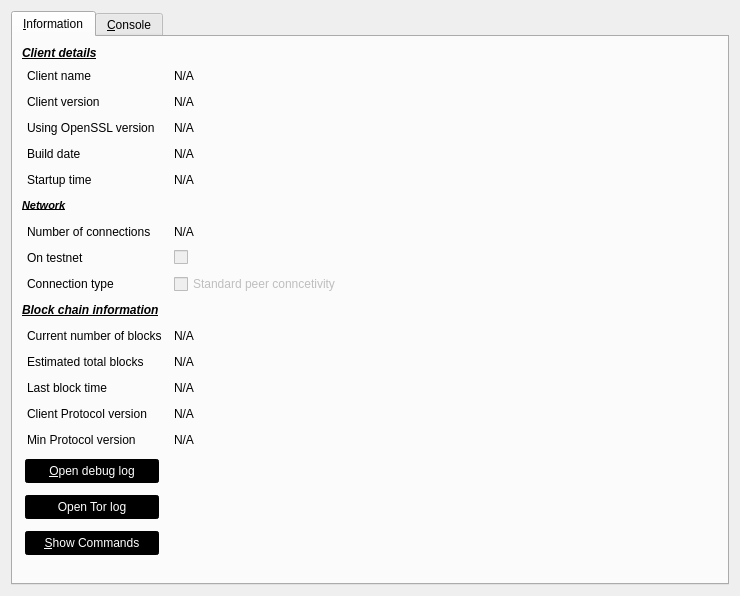
<?xml version="1.0" encoding="UTF-8"?>
<ui version="4.0">
 <class>RPCConsole</class>
 <widget class="QDialog" name="RPCConsole">
  <property name="geometry">
   <rect>
    <x>0</x>
    <y>0</y>
    <width>740</width>
    <height>596</height>
   </rect>
  </property>
  <property name="windowTitle">
   <string>DXPCoin - Debug window</string>
  </property>
  <property name="styleSheet">
   <string notr="true">QPushButton, QToolButton {
        border: 2px solid #000000;
        border-radius: 3px;
        background-color: #000000;
        color: white;
        padding: 3px;
        margin: 3px;
}

QPushButton:checked, QToolButton:checked {
        color: #AEC6CF;
}

QPushButton:pressed, QToolButton:pressed {
        border-color: #AEC6CF;
        color: #AEC6CF;
}

QPushButton:disabled, QToolButton:disabled {
        color: #444;
        background-color: #222222;
}</string>
  </property>
  <layout class="QVBoxLayout" name="verticalLayout_2">
   <item>
    <widget class="QTabWidget" name="tabWidget">
     <property name="currentIndex">
      <number>0</number>
     </property>
     <widget class="QWidget" name="tab_info">
      <attribute name="title">
       <string>&amp;Information</string>
      </attribute>
      <layout class="QGridLayout" name="gridLayout" columnstretch="0,0,0,0,0">
       <property name="horizontalSpacing">
        <number>12</number>
       </property>
       <item row="15" column="3">
        <spacer name="horizontalSpacer_15">
         <property name="orientation">
          <enum>Qt::Horizontal</enum>
         </property>
         <property name="sizeHint" stdset="0">
          <size>
           <width>40</width>
           <height>20</height>
          </size>
         </property>
        </spacer>
       </item>
       <item row="18" column="0">
        <widget class="QPushButton" name="openTorLogfileButton">
         <property name="text">
          <string>Open Tor log</string>
         </property>
        </widget>
       </item>
       <item row="20" column="0">
        <widget class="QPushButton" name="showCLOptionsButton">
         <property name="toolTip">
          <string>Show the DXPCoin-Qt help message to get a list with possible DXPCoin command-line options.</string>
         </property>
         <property name="text">
          <string>&amp;Show Commands</string>
         </property>
         <property name="autoDefault">
          <bool>false</bool>
         </property>
        </widget>
       </item>
       <item row="15" column="0">
        <widget class="QLabel" name="label_15">
         <property name="text">
          <string>Min Protocol version</string>
         </property>
         <property name="indent">
          <number>5</number>
         </property>
        </widget>
       </item>
       <item row="6" column="0">
        <widget class="QLabel" name="label_11">
         <property name="font">
          <font>
           <pointsize>8</pointsize>
           <weight>50</weight>
           <bold>false</bold>
          </font>
         </property>
         <property name="text">
          <string>&lt;html&gt;&lt;head/&gt;&lt;body&gt;&lt;p&gt;&lt;span style=&quot; font-weight:600; font-style:italic; text-decoration: underline;&quot;&gt;Network&lt;/span&gt;&lt;/p&gt;&lt;/body&gt;&lt;/html&gt;</string>
         </property>
        </widget>
       </item>
       <item row="21" column="0">
        <spacer name="verticalSpacer">
         <property name="orientation">
          <enum>Qt::Vertical</enum>
         </property>
         <property name="sizeHint" stdset="0">
          <size>
           <width>20</width>
           <height>40</height>
          </size>
         </property>
        </spacer>
       </item>
       <item row="1" column="0">
        <widget class="QLabel" name="label_5">
         <property name="text">
          <string>Client name</string>
         </property>
         <property name="margin">
          <number>0</number>
         </property>
         <property name="indent">
          <number>5</number>
         </property>
        </widget>
       </item>
       <item row="13" column="0">
        <widget class="QLabel" name="label_2">
         <property name="text">
          <string>Last block time</string>
         </property>
         <property name="indent">
          <number>5</number>
         </property>
        </widget>
       </item>
       <item row="5" column="0">
        <widget class="QLabel" name="label_13">
         <property name="text">
          <string>Startup time</string>
         </property>
         <property name="indent">
          <number>5</number>
         </property>
        </widget>
       </item>
       <item row="10" column="0">
        <widget class="QLabel" name="label_10">
         <property name="font">
          <font>
           <weight>50</weight>
           <bold>false</bold>
          </font>
         </property>
         <property name="text">
          <string>&lt;html&gt;&lt;head/&gt;&lt;body&gt;&lt;p&gt;&lt;span style=&quot; font-weight:600; font-style:italic; text-decoration: underline;&quot;&gt;Block chain information&lt;/span&gt;&lt;/p&gt;&lt;/body&gt;&lt;/html&gt;</string>
         </property>
        </widget>
       </item>
       <item row="14" column="2">
        <widget class="QLabel" name="protocol_version">
         <property name="text">
          <string>N/A</string>
         </property>
        </widget>
       </item>
       <item row="20" column="3">
        <spacer name="horizontalSpacer_18">
         <property name="orientation">
          <enum>Qt::Horizontal</enum>
         </property>
         <property name="sizeHint" stdset="0">
          <size>
           <width>40</width>
           <height>20</height>
          </size>
         </property>
        </spacer>
       </item>
       <item row="4" column="3">
        <spacer name="horizontalSpacer">
         <property name="orientation">
          <enum>Qt::Horizontal</enum>
         </property>
         <property name="sizeHint" stdset="0">
          <size>
           <width>40</width>
           <height>20</height>
          </size>
         </property>
        </spacer>
       </item>
       <item row="14" column="3">
        <spacer name="horizontalSpacer_17">
         <property name="orientation">
          <enum>Qt::Horizontal</enum>
         </property>
         <property name="sizeHint" stdset="0">
          <size>
           <width>40</width>
           <height>20</height>
          </size>
         </property>
        </spacer>
       </item>
       <item row="12" column="2">
        <widget class="QLabel" name="totalBlocks">
         <property name="cursor">
          <cursorShape>IBeamCursor</cursorShape>
         </property>
         <property name="text">
          <string>N/A</string>
         </property>
         <property name="textFormat">
          <enum>Qt::PlainText</enum>
         </property>
         <property name="textInteractionFlags">
          <set>Qt::LinksAccessibleByMouse|Qt::TextSelectableByKeyboard|Qt::TextSelectableByMouse</set>
         </property>
        </widget>
       </item>
       <item row="6" column="3">
        <spacer name="horizontalSpacer_6">
         <property name="orientation">
          <enum>Qt::Horizontal</enum>
         </property>
         <property name="sizeHint" stdset="0">
          <size>
           <width>40</width>
           <height>20</height>
          </size>
         </property>
        </spacer>
       </item>
       <item row="5" column="2">
        <widget class="QLabel" name="startupTime">
         <property name="cursor">
          <cursorShape>IBeamCursor</cursorShape>
         </property>
         <property name="text">
          <string>N/A</string>
         </property>
         <property name="textFormat">
          <enum>Qt::PlainText</enum>
         </property>
         <property name="textInteractionFlags">
          <set>Qt::LinksAccessibleByMouse|Qt::TextSelectableByKeyboard|Qt::TextSelectableByMouse</set>
         </property>
        </widget>
       </item>
       <item row="14" column="0">
        <widget class="QLabel" name="lbl_PROTOCOL_VERSION">
         <property name="text">
          <string>Client Protocol version</string>
         </property>
         <property name="indent">
          <number>5</number>
         </property>
        </widget>
       </item>
       <item row="3" column="0">
        <widget class="QLabel" name="label_14">
         <property name="text">
          <string>Using OpenSSL version</string>
         </property>
         <property name="indent">
          <number>5</number>
         </property>
        </widget>
       </item>
       <item row="9" column="0">
        <widget class="QLabel" name="label_18">
         <property name="text">
          <string>Connection type</string>
         </property>
         <property name="indent">
          <number>5</number>
         </property>
        </widget>
       </item>
       <item row="11" column="0">
        <widget class="QLabel" name="label_3">
         <property name="text">
          <string>Current number of blocks</string>
         </property>
         <property name="indent">
          <number>5</number>
         </property>
        </widget>
       </item>
       <item row="8" column="2">
        <widget class="QCheckBox" name="isTestNet">
         <property name="enabled">
          <bool>false</bool>
         </property>
         <property name="minimumSize">
          <size>
           <width>338</width>
           <height>0</height>
          </size>
         </property>
         <property name="text">
          <string/>
         </property>
        </widget>
       </item>
       <item row="11" column="2">
        <widget class="QLabel" name="numberOfBlocks">
         <property name="cursor">
          <cursorShape>IBeamCursor</cursorShape>
         </property>
         <property name="text">
          <string>N/A</string>
         </property>
         <property name="textFormat">
          <enum>Qt::PlainText</enum>
         </property>
         <property name="textInteractionFlags">
          <set>Qt::LinksAccessibleByMouse|Qt::TextSelectableByKeyboard|Qt::TextSelectableByMouse</set>
         </property>
        </widget>
       </item>
       <item row="7" column="2">
        <widget class="QLabel" name="numberOfConnections">
         <property name="cursor">
          <cursorShape>IBeamCursor</cursorShape>
         </property>
         <property name="text">
          <string>N/A</string>
         </property>
         <property name="textFormat">
          <enum>Qt::PlainText</enum>
         </property>
         <property name="textInteractionFlags">
          <set>Qt::LinksAccessibleByMouse|Qt::TextSelectableByKeyboard|Qt::TextSelectableByMouse</set>
         </property>
        </widget>
       </item>
       <item row="3" column="2">
        <widget class="QLabel" name="openSSLVersion">
         <property name="cursor">
          <cursorShape>IBeamCursor</cursorShape>
         </property>
         <property name="text">
          <string>N/A</string>
         </property>
         <property name="textFormat">
          <enum>Qt::PlainText</enum>
         </property>
         <property name="textInteractionFlags">
          <set>Qt::LinksAccessibleByMouse|Qt::TextSelectableByKeyboard|Qt::TextSelectableByMouse</set>
         </property>
        </widget>
       </item>
       <item row="11" column="3">
        <spacer name="horizontalSpacer_10">
         <property name="orientation">
          <enum>Qt::Horizontal</enum>
         </property>
         <property name="sizeHint" stdset="0">
          <size>
           <width>40</width>
           <height>20</height>
          </size>
         </property>
        </spacer>
       </item>
       <item row="8" column="3">
        <spacer name="horizontalSpacer_8">
         <property name="orientation">
          <enum>Qt::Horizontal</enum>
         </property>
         <property name="sizeHint" stdset="0">
          <size>
           <width>40</width>
           <height>20</height>
          </size>
         </property>
        </spacer>
       </item>
       <item row="9" column="3">
        <spacer name="horizontalSpacer_16">
         <property name="orientation">
          <enum>Qt::Horizontal</enum>
         </property>
         <property name="sizeHint" stdset="0">
          <size>
           <width>40</width>
           <height>20</height>
          </size>
         </property>
        </spacer>
       </item>
       <item row="3" column="3">
        <spacer name="horizontalSpacer_4">
         <property name="orientation">
          <enum>Qt::Horizontal</enum>
         </property>
         <property name="sizeHint" stdset="0">
          <size>
           <width>40</width>
           <height>20</height>
          </size>
         </property>
        </spacer>
       </item>
       <item row="8" column="0">
        <widget class="QLabel" name="label_8">
         <property name="text">
          <string>On testnet</string>
         </property>
         <property name="indent">
          <number>5</number>
         </property>
        </widget>
       </item>
       <item row="0" column="0">
        <widget class="QLabel" name="label_9">
         <property name="font">
          <font>
           <weight>50</weight>
           <bold>false</bold>
          </font>
         </property>
         <property name="text">
          <string>&lt;html&gt;&lt;head/&gt;&lt;body&gt;&lt;p&gt;&lt;span style=&quot; font-weight:600; font-style:italic; text-decoration: underline;&quot;&gt;Client details&lt;/span&gt;&lt;/p&gt;&lt;/body&gt;&lt;/html&gt;</string>
         </property>
        </widget>
       </item>
       <item row="1" column="2">
        <widget class="QLabel" name="clientName">
         <property name="cursor">
          <cursorShape>IBeamCursor</cursorShape>
         </property>
         <property name="text">
          <string>N/A</string>
         </property>
         <property name="textFormat">
          <enum>Qt::PlainText</enum>
         </property>
         <property name="textInteractionFlags">
          <set>Qt::LinksAccessibleByMouse|Qt::TextSelectableByKeyboard|Qt::TextSelectableByMouse</set>
         </property>
        </widget>
       </item>
       <item row="7" column="0">
        <widget class="QLabel" name="label_7">
         <property name="text">
          <string>Number of connections</string>
         </property>
         <property name="indent">
          <number>5</number>
         </property>
        </widget>
       </item>
       <item row="4" column="2">
        <widget class="QLabel" name="buildDate">
         <property name="cursor">
          <cursorShape>IBeamCursor</cursorShape>
         </property>
         <property name="text">
          <string>N/A</string>
         </property>
         <property name="textFormat">
          <enum>Qt::PlainText</enum>
         </property>
         <property name="textInteractionFlags">
          <set>Qt::LinksAccessibleByMouse|Qt::TextSelectableByKeyboard|Qt::TextSelectableByMouse</set>
         </property>
        </widget>
       </item>
       <item row="2" column="2">
        <widget class="QLabel" name="clientVersion">
         <property name="cursor">
          <cursorShape>IBeamCursor</cursorShape>
         </property>
         <property name="text">
          <string>N/A</string>
         </property>
         <property name="textFormat">
          <enum>Qt::PlainText</enum>
         </property>
         <property name="textInteractionFlags">
          <set>Qt::LinksAccessibleByMouse|Qt::TextSelectableByKeyboard|Qt::TextSelectableByMouse</set>
         </property>
        </widget>
       </item>
       <item row="12" column="0">
        <widget class="QLabel" name="label_4">
         <property name="text">
          <string>Estimated total blocks</string>
         </property>
         <property name="indent">
          <number>5</number>
         </property>
        </widget>
       </item>
       <item row="4" column="0">
        <widget class="QLabel" name="label_12">
         <property name="text">
          <string>Build date</string>
         </property>
         <property name="indent">
          <number>5</number>
         </property>
        </widget>
       </item>
       <item row="2" column="4" rowspan="2">
        <widget class="QLabel" name="labelTorLogo">
         <property name="enabled">
          <bool>false</bool>
         </property>
         <property name="maximumSize">
          <size>
           <width>50</width>
           <height>50</height>
          </size>
         </property>
         <property name="text">
          <string/>
         </property>
         <property name="pixmap">
          <pixmap resource="../bitcoin.qrc">:/images/tor_logo</pixmap>
         </property>
         <property name="scaledContents">
          <bool>true</bool>
         </property>
        </widget>
       </item>
       <item row="16" column="0">
        <spacer name="verticalSpacer_2">
         <property name="orientation">
          <enum>Qt::Vertical</enum>
         </property>
         <property name="sizeHint" stdset="0">
          <size>
           <width>20</width>
           <height>20</height>
          </size>
         </property>
        </spacer>
       </item>
       <item row="7" column="3">
        <spacer name="horizontalSpacer_7">
         <property name="orientation">
          <enum>Qt::Horizontal</enum>
         </property>
         <property name="sizeHint" stdset="0">
          <size>
           <width>40</width>
           <height>20</height>
          </size>
         </property>
        </spacer>
       </item>
       <item row="10" column="3">
        <spacer name="horizontalSpacer_9">
         <property name="orientation">
          <enum>Qt::Horizontal</enum>
         </property>
         <property name="sizeHint" stdset="0">
          <size>
           <width>40</width>
           <height>20</height>
          </size>
         </property>
        </spacer>
       </item>
       <item row="17" column="3">
        <spacer name="horizontalSpacer_13">
         <property name="orientation">
          <enum>Qt::Horizontal</enum>
         </property>
         <property name="sizeHint" stdset="0">
          <size>
           <width>40</width>
           <height>20</height>
          </size>
         </property>
        </spacer>
       </item>
       <item row="2" column="0">
        <widget class="QLabel" name="label_6">
         <property name="text">
          <string>Client version</string>
         </property>
         <property name="indent">
          <number>5</number>
         </property>
        </widget>
       </item>
       <item row="2" column="3">
        <spacer name="horizontalSpacer_3">
         <property name="orientation">
          <enum>Qt::Horizontal</enum>
         </property>
         <property name="sizeHint" stdset="0">
          <size>
           <width>40</width>
           <height>20</height>
          </size>
         </property>
        </spacer>
       </item>
       <item row="1" column="3">
        <spacer name="horizontalSpacer_2">
         <property name="orientation">
          <enum>Qt::Horizontal</enum>
         </property>
         <property name="sizeHint" stdset="0">
          <size>
           <width>40</width>
           <height>20</height>
          </size>
         </property>
        </spacer>
       </item>
       <item row="13" column="2">
        <widget class="QLabel" name="lastBlockTime">
         <property name="cursor">
          <cursorShape>IBeamCursor</cursorShape>
         </property>
         <property name="text">
          <string>N/A</string>
         </property>
         <property name="textFormat">
          <enum>Qt::PlainText</enum>
         </property>
         <property name="textInteractionFlags">
          <set>Qt::LinksAccessibleByMouse|Qt::TextSelectableByKeyboard|Qt::TextSelectableByMouse</set>
         </property>
        </widget>
       </item>
       <item row="17" column="0">
        <widget class="QPushButton" name="openDebugLogfileButton">
         <property name="toolTip">
          <string>Open the DXPCoin debug log file from the current data directory. This can take a few seconds for large log files.</string>
         </property>
         <property name="text">
          <string>&amp;Open debug log</string>
         </property>
         <property name="autoDefault">
          <bool>false</bool>
         </property>
        </widget>
       </item>
       <item row="13" column="3">
        <spacer name="horizontalSpacer_12">
         <property name="orientation">
          <enum>Qt::Horizontal</enum>
         </property>
         <property name="sizeHint" stdset="0">
          <size>
           <width>40</width>
           <height>20</height>
          </size>
         </property>
        </spacer>
       </item>
       <item row="12" column="3">
        <spacer name="horizontalSpacer_11">
         <property name="orientation">
          <enum>Qt::Horizontal</enum>
         </property>
         <property name="sizeHint" stdset="0">
          <size>
           <width>40</width>
           <height>20</height>
          </size>
         </property>
        </spacer>
       </item>
       <item row="18" column="3">
        <spacer name="horizontalSpacer_14">
         <property name="orientation">
          <enum>Qt::Horizontal</enum>
         </property>
         <property name="sizeHint" stdset="0">
          <size>
           <width>40</width>
           <height>20</height>
          </size>
         </property>
        </spacer>
       </item>
       <item row="9" column="2">
        <widget class="QCheckBox" name="isTorProxy">
         <property name="enabled">
          <bool>false</bool>
         </property>
         <property name="text">
          <string>Standard peer conncetivity</string>
         </property>
        </widget>
       </item>
       <item row="5" column="3">
        <spacer name="horizontalSpacer_5">
         <property name="orientation">
          <enum>Qt::Horizontal</enum>
         </property>
         <property name="sizeHint" stdset="0">
          <size>
           <width>40</width>
           <height>20</height>
          </size>
         </property>
        </spacer>
       </item>
       <item row="15" column="2">
        <widget class="QLabel" name="min_protocol_version">
         <property name="text">
          <string>N/A</string>
         </property>
        </widget>
       </item>
      </layout>
     </widget>
     <widget class="QWidget" name="tab_console">
      <attribute name="title">
       <string>&amp;Console</string>
      </attribute>
      <layout class="QVBoxLayout" name="verticalLayout_3">
       <property name="spacing">
        <number>3</number>
       </property>
       <item>
        <widget class="QTextEdit" name="messagesWidget">
         <property name="minimumSize">
          <size>
           <width>0</width>
           <height>100</height>
          </size>
         </property>
         <property name="readOnly">
          <bool>true</bool>
         </property>
         <property name="tabKeyNavigation" stdset="0">
          <bool>false</bool>
         </property>
         <property name="columnCount" stdset="0">
          <number>2</number>
         </property>
        </widget>
       </item>
       <item>
        <layout class="QHBoxLayout" name="horizontalLayout">
         <property name="spacing">
          <number>3</number>
         </property>
         <item>
          <widget class="QLabel" name="label">
           <property name="text">
            <string notr="true">&gt;</string>
           </property>
          </widget>
         </item>
         <item>
          <widget class="QLineEdit" name="lineEdit"/>
         </item>
         <item>
          <widget class="QPushButton" name="clearButton">
           <property name="maximumSize">
            <size>
             <width>24</width>
             <height>24</height>
            </size>
           </property>
           <property name="toolTip">
            <string>Clear console</string>
           </property>
           <property name="text">
            <string/>
           </property>
           <property name="icon">
            <iconset resource="../bitcoin.qrc">
             <normaloff>:/icons/remove</normaloff>:/icons/remove</iconset>
           </property>
           <property name="shortcut">
            <string notr="true">Ctrl+L</string>
           </property>
           <property name="autoDefault">
            <bool>false</bool>
           </property>
          </widget>
         </item>
        </layout>
       </item>
      </layout>
     </widget>
    </widget>
   </item>
  </layout>
 </widget>
 <resources>
  <include location="../bitcoin.qrc"/>
 </resources>
 <connections/>
</ui>
